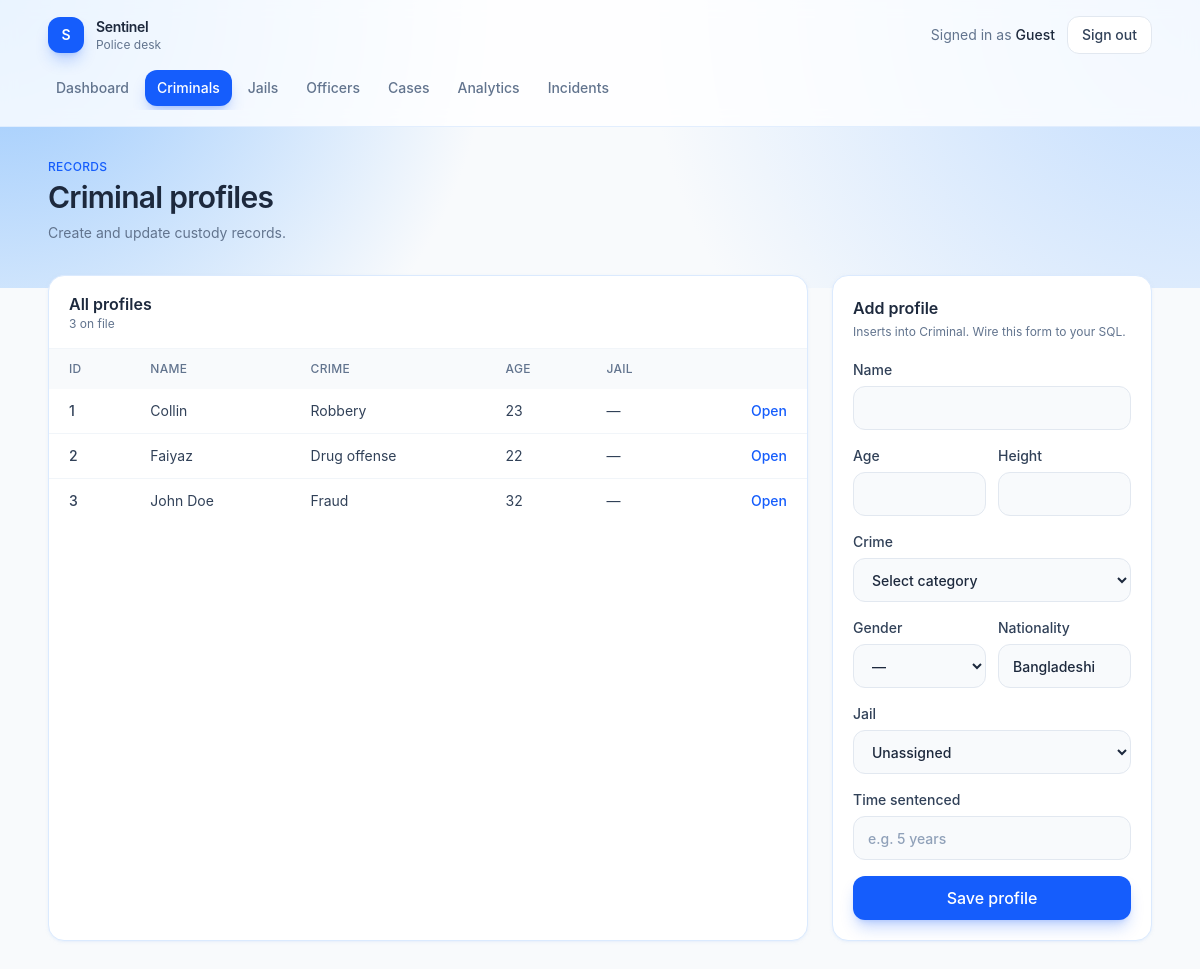
The page /criminals (signed in) on the database as committed earlier.
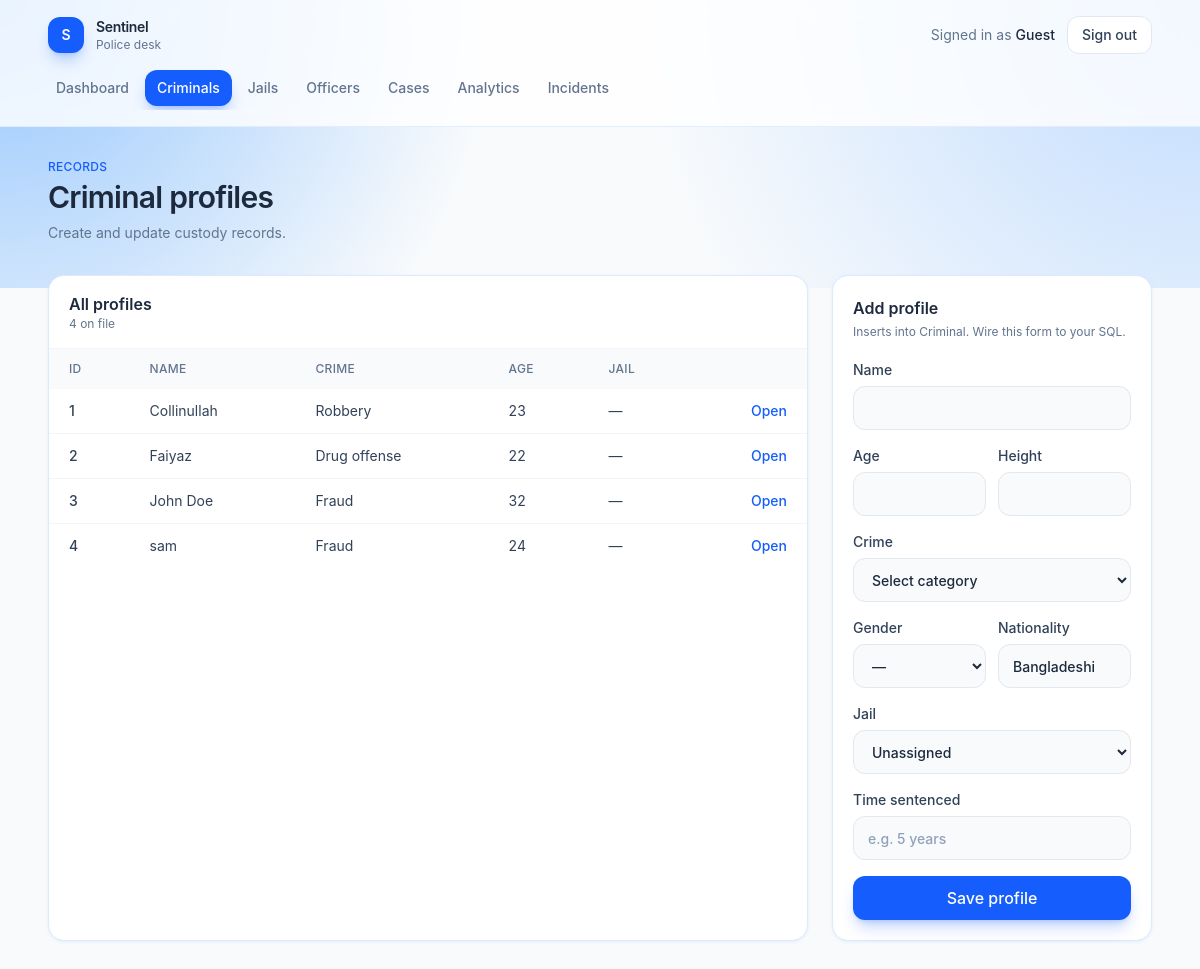
The same page on the database as committed later.
### tables this page shows
CREATE TABLE Criminal (
    CID INTEGER PRIMARY KEY,
    Name TEXT NOT NULL,
    Age INTEGER,
    Crime TEXT,
    Height REAL,
    Gender TEXT,
    Nationality TEXT,
    JID INTEGER,
    time_sentenced TEXT,
    FOREIGN KEY (JID) REFERENCES Jail(JID)
);

### app.py (the view, shortened to what this page needs)
@app.route("/criminals", methods=["GET", "POST"])
def criminals():
    if not check_login():
            return redirect("/login")
    if request.method == "GET":
        db = get_db()
        criminal = db.execute("SELECT * FROM CRIMINAL").fetchall()
        jail = db.execute("SELECT * FROM JAIL").fetchall()
        return render_template("criminals.html", criminals=criminal, jails=jail)

### app.py (called while the page is built)
def get_db():
    if "db" not in g:
        g.db = sqlite3.connect(app.config["DATABASE"])
        g.db.row_factory = sqlite3.Row
    return g.db

def check_login():
    if session.get("loggedin_UID") is None:
        return False
    return True

### templates/criminals.html (shortened to what the changed rows need)
{% extends "app.html" %}
{% set criminals = criminals if criminals is defined else [
    {"CID": 101, "Name": "Karim Uddin", "Age": 31, "Crime": "Theft", "Gender": "M", "Nationality": "Bangladeshi", "jail_name": "Dhaka Central", "time_sentenced": "5 years"},
    {"CID": 102, "Name": "Nabila Chowdhury", "Age": 27, "Crime": "Fraud", "Gender": "F", "Nationality": "Bangladeshi", "jail_name": "Kashimpur", "time_sentenced": "3 years"},
    {"CID": 103, "Name": "Faruk Hossain", "Age": 42, "Crime": "Robbery", "Gender": "M", "Nationality": "Bangladeshi", "jail_name": "Dhaka Central", "time_sentenced": "8 years"},
] %}
{% set jails = jails if jails is defined else [
    {"JID": 1, "Name": "Dhaka Central Jail"},
    {"JID": 2, "Name": "Kashimpur Central Jail"},
] %}
{% block page %}
<div class="mb-8 flex flex-col gap-4 sm:flex-row sm:items-end sm:justify-between">
    <div>
        <h1 class="mt-1 text-3xl font-semibold tracking-tight text-slate-800">Criminal profiles</h1>
    </div>
</div>
<div class="grid gap-6 lg:grid-cols-[minmax(0,1fr)_20rem]">
    <article class="overflow-hidden rounded-2xl border border-blue-100 bg-white shadow-sm shadow-blue-100/50">
        <div class="border-b border-slate-100 px-5 py-4">
            <h2 class="font-semibold text-slate-800">All profiles</h2>
            <p class="text-xs text-slate-500">{{ criminals|length }} on file</p>
        </div>
        {% if criminals %}
        <div class="overflow-x-auto">
            <table class="w-full text-left text-sm">
                <thead class="bg-slate-50 text-xs uppercase tracking-wide text-slate-500">
                    <tr>
                        <th class="px-5 py-3 font-medium">ID</th>
                        <th class="px-5 py-3 font-medium">Name</th>
                        <th class="px-5 py-3 font-medium">Crime</th>
                        <th class="px-5 py-3 font-medium">Age</th>
                        <th class="px-5 py-3 font-medium">Jail</th>
                        <th class="px-5 py-3 font-medium"></th>
                    </tr>
                </thead>
                <tbody class="divide-y divide-slate-100">
                    {% for criminal in criminals %}
                    <tr class="text-slate-700">
                        <td class="px-5 py-3 font-medium">{{ criminal.CID }}</td>
                        <td class="px-5 py-3">{{ criminal.Name }}</td>
                        <td class="px-5 py-3">{{ criminal.Crime or "—" }}</td>
                        <td class="px-5 py-3">{{ criminal.Age or "—" }}</td>
                        <td class="px-5 py-3">{{ criminal.jail_name or "—" }}</td>
                        <td class="px-5 py-3 text-right">
                            <a href="{{ url_for('criminal_detail', cid=criminal.CID) }}" class="font-medium text-blue-600 hover:text-blue-700">Open</a>
                        </td>
                    </tr>
                    {% endfor %}
                </tbody>
            </table>
        </div>
        {% else %}
        <div class="px-5 py-10 text-center text-sm text-slate-500">No criminal profiles yet.</div>
        {% endif %}
    </article>
    <article class="h-fit rounded-2xl border border-blue-100 bg-white p-5 shadow-sm shadow-blue-100/50">
        <h2 class="font-semibold text-slate-800">Add profile</h2>
    </article>
</div>
{% endblock %}

Rows that differ between the two databases and show on the page:
changed Criminal "Robbery": Name "Collin" → "Collinullah"
added Criminal: CID "4", Name "sam", Crime "Fraud", Age "24", jail_name "—"
Other text that changed with them:
{{ criminals|length }}: "3" → "4"
